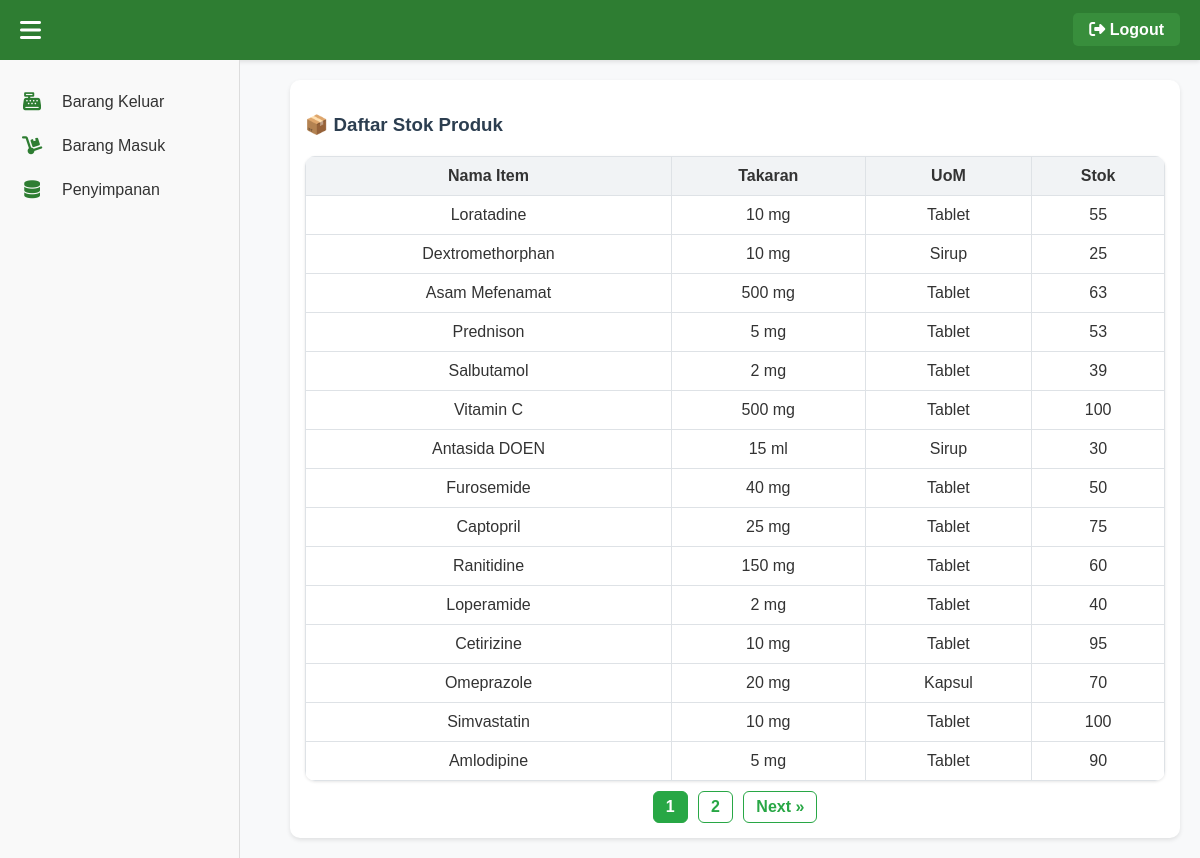
Screenshot of /penyimpanan.php (signed in) with the database file from the repository.
### tables this page shows
CREATE TABLE `produk` (
  `id` int(11) NOT NULL,
  `nama_item` varchar(100) DEFAULT NULL,
  `takaran` varchar(50) DEFAULT NULL,
  `stok` int(11) DEFAULT 0,
  `uom` varchar(50) DEFAULT NULL
);

### penyimpanan.php (the view, shortened to what this page needs)
<?php
include 'config.php';
?>
<!DOCTYPE html>
<html lang="id">
<head>
    <link rel="stylesheet" href="style.css">
</head>
<body>
<?php include 'header.php'; ?>
<div class="container">
    <div class="right-panel">
    <h3>📦 Daftar Stok Produk</h3>
    <table>
        <thead>
            <tr>
                <th>Nama Item</th>
                <th>Takaran</th>
                <th>UoM</th>
                <th>Stok</th>
            </tr>
        </thead>
        <tbody>
            <?php
            $limit = 15;
            $page = isset($_GET['page']) ? (int)$_GET['page'] : 1;
            $start = ($page - 1) * $limit;
            $total_result = $conn->query("SELECT COUNT(*) as total FROM produk");
            $total_row = $total_result->fetch_assoc();
            $total_items = $total_row['total'];
            $total_pages = ceil($total_items / $limit);
            $stok_produk = $conn->query("SELECT * FROM produk ORDER BY id DESC LIMIT $start, $limit");
            if ($stok_produk->num_rows > 0):
                while ($row = $stok_produk->fetch_assoc()):
            ?>
            <tr>
                <td><?= htmlspecialchars($row['nama_item']) ?></td>
                <td><?= htmlspecialchars($row['takaran']) ?></td>
                <td><?= htmlspecialchars($row['uom']) ?></td>
                <td><?= htmlspecialchars($row['stok']) ?></td>
            </tr>
            <?php
                endwhile;
            else:
            ?>
            <tr><td colspan="4" style="text-align:center; color:gray;">Belum ada data stok.</td></tr>
            <?php endif; ?>
            </tbody>
</table>
<div style="text-align:center; margin-top:10px;">
    <?php for ($i = 1; $i <= $total_pages; $i++): ?>
            <a href="?page=<?= $i ?>" class="pagination-btn <?= ($i == $page) ? 'active' : '' ?>"><?= $i ?></a>
        <?php endfor; ?>
        <?php if ($page < $total_pages): ?>
            <a href="?page=<?= $page + 1 ?>" class="pagination-btn">Next &raquo;</a>
        <?php endif; ?>
</div>
</div>
</div>
</body>
</html>

### style.css (style rules this page uses)
* { box-sizing: border-box; font-family: Arial, sans-serif; }
body { margin: 0; padding: 0; background: #f8f9fa; }
.container { display: flex; flex-wrap: wrap; gap: 20px; }
.left-panel, .right-panel { flex: 1 1 48%; background: #fff; padding: 15px; border-radius: 10px; box-shadow: 0 2px 4px rgba(0,0,0,0.1); }
table { border-collapse: collapse; width: 100%; margin-top: 10px; }
th, td { border: 1px solid #dee2e6; padding: 10px; text-align: center; }
th { background-color: #f1f3f5; }

### penyimpanan.php (style rules this page uses)
* { box-sizing: border-box; font-family: 'Segoe UI', Tahoma, Geneva, Verdana, sans-serif; }
body { margin: 0; padding: 0; background-color: #f4f6f9; color: #333; }
.container { padding: 20px; display: flex; flex-wrap: wrap; gap: 20px; margin-left: 270px; }
.left-panel, .right-panel { flex: 1 1 48%; background: #fff; padding: 15px; border-radius: 10px; box-shadow: 0 2px 6px rgba(0,0,0,0.1); }
h2, h3 { color: #2c3e50; margin-bottom: 20px; }
table { width: 100%; border-collapse: collapse; background-color: #fff; border-radius: 10px; overflow: hidden; box-shadow: 0 1px 3px rgba(0,0,0,0.1); }
th, td { padding: 12px; border: 1px solid #e1e5ea; text-align: center; }
th { background-color: #f1f3f5; font-weight: bold; color: #333; }
.pagination-btn { display: inline-block; margin: 0 3px; padding: 6px 12px; border: 1px solid #28a745; border-radius: 6px; text-decoration: none; color: #28a745; font-weight: bold; background-color: #fff; transition: background-color 0.2s, color 0.2s; }
.pagination-btn.active { background-color: #28a745; color: #fff; pointer-events: none; }

### header.php (style rules this page uses)
body { margin: 0; font-family: 'Segoe UI', Tahoma, Geneva, Verdana, sans-serif; }

### rows the page displays
produk: nama_item "Loratadine", takaran "10 mg", uom "Tablet", stok "55"
produk: nama_item "Dextromethorphan", takaran "10 mg", uom "Sirup", stok "25"
produk: nama_item "Asam Mefenamat", takaran "500 mg", uom "Tablet", stok "63"
produk: nama_item "Prednison", takaran "5 mg", uom "Tablet", stok "53"
produk: nama_item "Salbutamol", takaran "2 mg", uom "Tablet", stok "39"
produk: nama_item "Vitamin C", takaran "500 mg", uom "Tablet", stok "100"
produk: nama_item "Antasida DOEN", takaran "15 ml", uom "Sirup", stok "30"
produk: nama_item "Furosemide", takaran "40 mg", uom "Tablet", stok "50"
produk: nama_item "Captopril", takaran "25 mg", uom "Tablet", stok "75"
produk: nama_item "Ranitidine", takaran "150 mg", uom "Tablet", stok "60"
produk: nama_item "Loperamide", takaran "2 mg", uom "Tablet", stok "40"
produk: nama_item "Cetirizine", takaran "10 mg", uom "Tablet", stok "95"
produk: nama_item "Omeprazole", takaran "20 mg", uom "Kapsul", stok "70"
produk: nama_item "Simvastatin", takaran "10 mg", uom "Tablet", stok "100"
produk: nama_item "Amlodipine", takaran "5 mg", uom "Tablet", stok "90"
